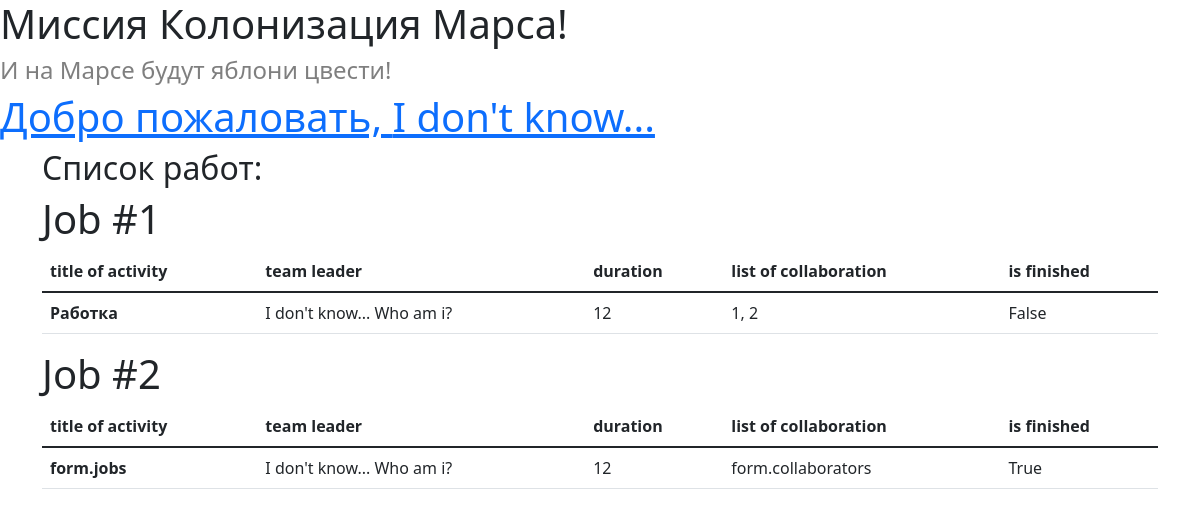
/ (signed in), run on the app's committed database.
### data/users.py (models this page shows, shortened)
class User(SqlAlchemyBase, UserMixin):
    __tablename__ = 'users'
    id = sqlalchemy.Column(sqlalchemy.Integer,
                           primary_key=True, autoincrement=True)
    surname = sqlalchemy.Column(sqlalchemy.String, nullable=False)
    name = sqlalchemy.Column(sqlalchemy.String, nullable=False)
    age = sqlalchemy.Column(sqlalchemy.Integer, nullable=True)
    position = sqlalchemy.Column(sqlalchemy.String, nullable=False)
    speciality = sqlalchemy.Column(sqlalchemy.String, nullable=False)
    address = sqlalchemy.Column(sqlalchemy.String, nullable=False)
    email = sqlalchemy.Column(sqlalchemy.String, unique=True, nullable=True)
    hashed_password = sqlalchemy.Column(sqlalchemy.String, nullable=True)
    modified_date = sqlalchemy.Column(sqlalchemy.DateTime,
                                      default=datetime.datetime.now)
    jobs = orm.relation("Jobs", back_populates='user')

### data/jobs.py (models this page shows)
class Jobs(SqlAlchemyBase, SerializerMixin):
    __tablename__ = 'jobs'
    id = sqlalchemy.Column(sqlalchemy.Integer,
                           primary_key=True, autoincrement=True)
    team_leader = sqlalchemy.Column(sqlalchemy.Integer, sqlalchemy.ForeignKey('users.id'), nullable=True)
    job = sqlalchemy.Column(sqlalchemy.String, nullable=True)
    work_size = sqlalchemy.Column(sqlalchemy.Integer, nullable=True)
    collaborators = sqlalchemy.Column(sqlalchemy.String, nullable=True)
    start_date = sqlalchemy.Column(sqlalchemy.Date, default=datetime.date.today)
    end_date = sqlalchemy.Column(sqlalchemy.Date, default=datetime.date.today)
    is_finished = sqlalchemy.Column(sqlalchemy.Boolean, default=False)
    user = orm.relation('User')

### Промежуточный этап создания приложения.py (the view)
@app.route('/')
def func():
    db_sess = db_session.create_session()
    if current_user.is_authenticated:
        jobs = current_user.jobs
    else:
        jobs = db_sess.query(Jobs).all()
    return render_template('start.html', current_user=current_user, jobs=jobs, len_jobs=len(jobs))

### data/db_session.py (called while the page is built)
def create_session() -> Session:
    global __factory
    return __factory()

### Промежуточный этап создания приложения.py (called while the page is built)
@login_manager.user_loader
def load_user(user_id):
    db_sess = db_session.create_session()
    return db_sess.query(User).get(user_id)

### templates/start.html (shortened to what this page needs)
{% extends "base.html" %}
{% block content %}
<body>
    <h2>Список работ:</h2>
  {% for i in range(len_jobs) %}
    <h1>Job #{{ i + 1 }}</h1>
    <table class="table">
  <thead>
    <tr>
      <th scope="col">title of activity</th>
      <th scope="col">team leader</th>
      <th scope="col">duration</th>
      <th scope="col">list of collaboration</th>
      <th scope="col">is finished</th>
    </tr>
  </thead>
  <tbody>
    <tr>
      <th scope="row">{{ jobs[i].job }}</th>
      <td>{{ jobs[i].user.name }} {{ jobs[i].user.surname }}</td>
      <td>{{ jobs[i].work_size }}</td>
      <td>{{ jobs[i].collaborators }}</td>
      <td>{{ jobs[i].is_finished }}</td>
    </tr>  </tbody>
</table>
    {% endfor %}
</body>
{% endblock %}

### templates/base.html (shortened to what this page needs)
<!DOCTYPE html>
<html lang="ru">
<head>
    <link rel="stylesheet"
          href="../static/css/bootstrap.min.css">
</head>
<body>
    <h1 class="text-start">Миссия Колонизация Марса!</h1>
    <h4 class='text-black-50'>И на Марсе будут яблони цвести!</h4>
    {% if current_user.is_authenticated and simple == null %}
    <a href="/logout"><h1 class="text-reset">Добро пожаловать, {{ current_user.name }}</h1></a>
    {% endif %}
<main role="main" class="container">
    {% block content %}{% endblock %}
</main>
</body>
</html>

### data on the page
User: name "I don't know...", name "I don't know..." "I don't know...", surname "Who am i?" "Who am i?"
Jobs: job "Работка", work_size "12", collaborators "1, 2", is_finished "False"
Jobs: job "form.jobs", work_size "12", collaborators "form.collaborators", is_finished "True"

### other printed values
{{ i + 1 }} "1" "2"
